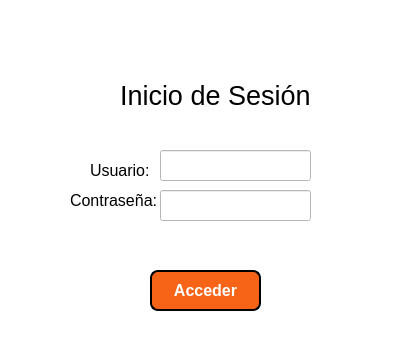
<?xml version="1.0" encoding="UTF-8"?>
<ui version="4.0">
 <class>Dialog</class>
 <widget class="QDialog" name="Dialog">
  <property name="geometry">
   <rect>
    <x>0</x>
    <y>0</y>
    <width>416</width>
    <height>346</height>
   </rect>
  </property>
  <property name="windowTitle">
   <string>Dialog</string>
  </property>
  <property name="autoFillBackground">
   <bool>false</bool>
  </property>
  <property name="styleSheet">
   <string notr="true">background-color:#FFFFFF;</string>
  </property>
  <widget class="QLabel" name="label_2">
   <property name="geometry">
    <rect>
     <x>120</x>
     <y>80</y>
     <width>191</width>
     <height>31</height>
    </rect>
   </property>
   <property name="font">
    <font>
     <pointsize>20</pointsize>
    </font>
   </property>
   <property name="text">
    <string>Inicio de Sesión</string>
   </property>
  </widget>
  <widget class="QLabel" name="label_3">
   <property name="geometry">
    <rect>
     <x>90</x>
     <y>160</y>
     <width>61</width>
     <height>20</height>
    </rect>
   </property>
   <property name="font">
    <font>
     <pointsize>12</pointsize>
    </font>
   </property>
   <property name="text">
    <string>Usuario:</string>
   </property>
  </widget>
  <widget class="QLabel" name="label_4">
   <property name="geometry">
    <rect>
     <x>70</x>
     <y>190</y>
     <width>91</width>
     <height>20</height>
    </rect>
   </property>
   <property name="font">
    <font>
     <pointsize>12</pointsize>
    </font>
   </property>
   <property name="text">
    <string>Contraseña:</string>
   </property>
  </widget>
  <widget class="QLineEdit" name="lineEdit">
   <property name="geometry">
    <rect>
     <x>160</x>
     <y>150</y>
     <width>151</width>
     <height>31</height>
    </rect>
   </property>
  </widget>
  <widget class="QLineEdit" name="lineEdit_2">
   <property name="geometry">
    <rect>
     <x>160</x>
     <y>190</y>
     <width>151</width>
     <height>31</height>
    </rect>
   </property>
  </widget>
  <widget class="QLabel" name="label">
   <property name="geometry">
    <rect>
     <x>180</x>
     <y>30</y>
     <width>51</width>
     <height>41</height>
    </rect>
   </property>
   <property name="text">
    <string/>
   </property>
   <property name="pixmap">
    <pixmap>banco/logo_sena.png</pixmap>
   </property>
  </widget>
  <widget class="QPushButton" name="pushButton">
   <property name="geometry">
    <rect>
     <x>150</x>
     <y>270</y>
     <width>111</width>
     <height>41</height>
    </rect>
   </property>
   <property name="font">
    <font>
     <pointsize>12</pointsize>
     <weight>75</weight>
     <bold>true</bold>
    </font>
   </property>
   <property name="styleSheet">
    <string notr="true">background-color: #F76418; 
color: white;
border: 2px solid black;
border-radius: 8px;</string>
   </property>
   <property name="text">
    <string>Acceder</string>
   </property>
  </widget>
 </widget>
 <resources>
  <include location="banco/imagenes.qrc"/>
 </resources>
 <connections/>
</ui>
